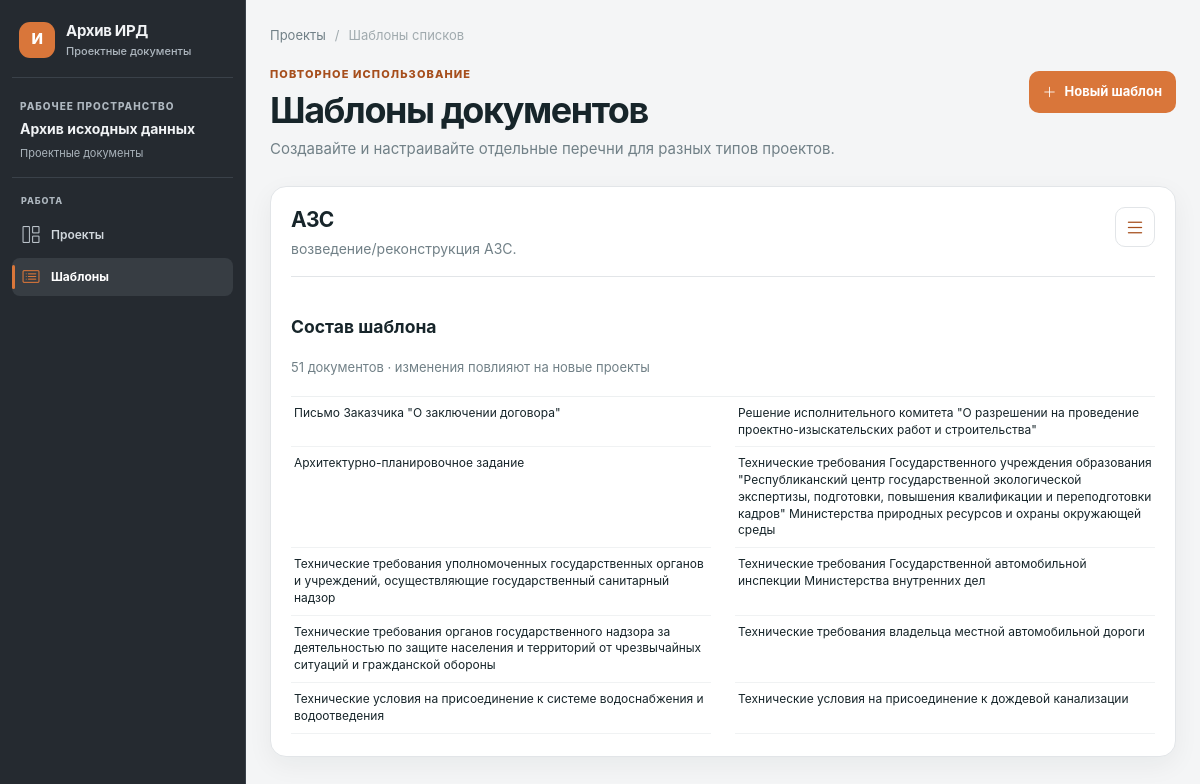
Page /templates on the committed database.
### tables this page shows
CREATE TABLE checklist_templates (
    id INTEGER PRIMARY KEY AUTOINCREMENT,
    name TEXT NOT NULL UNIQUE,
    description TEXT NOT NULL DEFAULT '',
    created_at TEXT NOT NULL DEFAULT CURRENT_TIMESTAMP,
    updated_at TEXT NOT NULL DEFAULT CURRENT_TIMESTAMP
);

CREATE TABLE checklist_template_items (
    id INTEGER PRIMARY KEY AUTOINCREMENT,
    template_id INTEGER NOT NULL,
    title TEXT NOT NULL,
    description TEXT NOT NULL DEFAULT '',
    sort_order INTEGER NOT NULL DEFAULT 0, validity_years INTEGER NOT NULL DEFAULT 0,
    FOREIGN KEY (template_id) REFERENCES checklist_templates(id) ON DELETE CASCADE
);

### app/web/routes.py (the view)
@bp.get("/templates")
def manage_templates():
    repo = ChecklistRepository()
    templates = [{"template": row, "items": repo.list_template_items(row["id"])} for row in repo.list_templates()]
    return render_template("templates.html", templates=templates)

### app/database.py (called while the page is built)
def get_db() -> sqlite3.Connection:
    if "db" not in g:
        g.db = sqlite3.connect(current_app.config["DATABASE_PATH"])
        g.db.row_factory = sqlite3.Row
        g.db.execute("PRAGMA foreign_keys = ON")
    return g.db

### app/repositories.py (called while the page is built)
    def list_templates(self) -> list[Row]:
        return list(
            get_db().execute(
                "SELECT * FROM checklist_templates ORDER BY name COLLATE NOCASE"
            )
        )

    def list_template_items(self, template_id: int) -> list[Row]:
        return list(
            get_db().execute(
                "SELECT * FROM checklist_template_items WHERE template_id = ? ORDER BY sort_order, id",
                (template_id,),
            )
        )

### app/templates/templates.html (shortened to what this page needs)
{% extends "base.html" %}
{% block content %}
<div class="breadcrumbs"><a href="{{ url_for('web.index') }}">Проекты</a><span>/</span><span>Шаблоны списков</span></div>
<section class="page-heading template-page-heading"><div><p class="eyebrow">ПОВТОРНОЕ ИСПОЛЬЗОВАНИЕ</p><h1>Шаблоны документов</h1><p class="subheading">Создавайте и настраивайте отдельные перечни для разных типов проектов.</p></div><button class="template-create-trigger" type="button" data-open-template-dialog><i class="bi bi-plus-lg" aria-hidden="true"></i><span>Новый шаблон</span></button></section>
<div class="template-list">
{% for entry in templates %}
<section class="panel template-card" id="template-{{ entry.template.id }}">
    <header class="template-card-header">
        <div class="template-card-identity">
            <h2 data-template-name>{{ entry.template.name }}</h2>
            <p data-template-description>{{ entry.template.description or 'Без описания' }}</p>
        </div>
        <details class="template-menu">
            <summary aria-label="Действия с шаблоном" title="Действия с шаблоном"><i class="bi bi-list" aria-hidden="true"></i></summary>
        </details>
    </header>
    <div class="section-title template-card-title">
        <div><h3>Состав шаблона</h3><p>{{ entry['items']|length }} документов · изменения повлияют на новые проекты</p></div>
    </div>
    <ul class="template-items-readonly" data-template-items-readonly>
        {% for item in entry['items'] %}<li>{{ item.title }}{% if item.description %}<small>{{ item.description }}</small>{% endif %}</li>{% endfor %}
    </ul>
</section>
{% else %}
<div class="empty-state"><h3>Шаблонов пока нет</h3><p>Создайте первый перечень выше.</p></div>
{% endfor %}
</div>
{% endblock %}

### app/templates/base.html (shortened to what this page needs)
<!doctype html>
<html lang="ru">
<head>
    <link rel="stylesheet" href="{{ url_for('static', filename='styles.css', v='20261115-template-create-modal') }}">
    <link rel="stylesheet" href="https://cdn.jsdelivr.net/npm/bootstrap-icons@1.11.3/font/bootstrap-icons.min.css">
</head>
<body>
    {% set active_project = object if object is defined and object else (project if project is defined and project else none) %}
    <div class="app-layout">
        <aside class="project-sidebar app-sidebar" id="app-sidebar" aria-label="Главное меню">
            <a class="brand app-sidebar-brand" href="{{ url_for('web.index') }}"><span class="brand-mark">И</span><span>Архив ИРД<small>Проектные документы</small></span></a>
            {% if active_project %}
            <div class="project-sidebar-identity"><span class="eyebrow">ТЕКУЩИЙ ПРОЕКТ</span><strong>{{ active_project.name }}</strong><span class="project-sidebar-contract">Договор {{ active_project.contract_number }}</span></div>
            {% else %}
            <div class="project-sidebar-identity"><span class="eyebrow">РАБОЧЕЕ ПРОСТРАНСТВО</span><strong>Архив исходных данных</strong><span class="project-sidebar-contract">Проектные документы</span></div>
            {% endif %}
            <nav class="project-side-nav" aria-label="Разделы приложения">
                <div class="project-nav-group"><span class="project-nav-caption">РАБОТА</span><a class="project-nav-item{% if request.endpoint == 'web.index' %} is-active{% endif %}" href="{{ url_for('web.index') }}"{% if request.endpoint == 'web.index' %} aria-current="page"{% endif %}><i class="project-nav-icon bi bi-grid-1x2" aria-hidden="true"></i><span>Проекты</span></a><a class="project-nav-item{% if request.endpoint == 'web.manage_templates' %} is-active{% endif %}" href="{{ url_for('web.manage_templates') }}"{% if request.endpoint == 'web.manage_templates' %} aria-current="page"{% endif %}><i class="project-nav-icon bi bi-card-list" aria-hidden="true"></i><span>Шаблоны</span></a></div>
            </nav>
        </aside>
        <main class="page app-main">
            {% block content %}{% endblock %}
        </main>
    </div>
</body>
</html>

### rows in the picture
checklist_templates: template.name "АЗС", template "возведение/реконструкция АЗС."
checklist_template_items: title "Письмо Заказчика \"О заключении договора\""
checklist_template_items: title "Решение исполнительного комитета \"О разрешении на проведение проектно-изыскательских работ и строительства\""
checklist_template_items: title "Архитектурно-планировочное задание"
checklist_template_items: title "Технические требования Государственного учреждения образования \"Республиканский центр государственной экологической экспертизы, подготовки, повышения квалификации и переподготовки кадров\" Министерства природных ресурсов и охраны окружающей среды"
checklist_template_items: title "Технические требования уполномоченных государственных органов и учреждений, осуществляющие государственный санитарный надзор"
checklist_template_items: title "Технические требования Государственной автомобильной инспекции Министерства внутренних дел"
checklist_template_items: title "Технические требования органов государственного надзора за деятельностью по защите населения и территорий от чрезвычайных ситуаций и гражданской обороны"
checklist_template_items: title "Технические требования владельца местной автомобильной дороги"
checklist_template_items: title "Технические условия на присоединение к системе водоснабжения и водоотведения"
checklist_template_items: title "Технические условия на присоединение к дождевой канализации"

### other values in the picture
{{ entry['items']|length }} "51"
